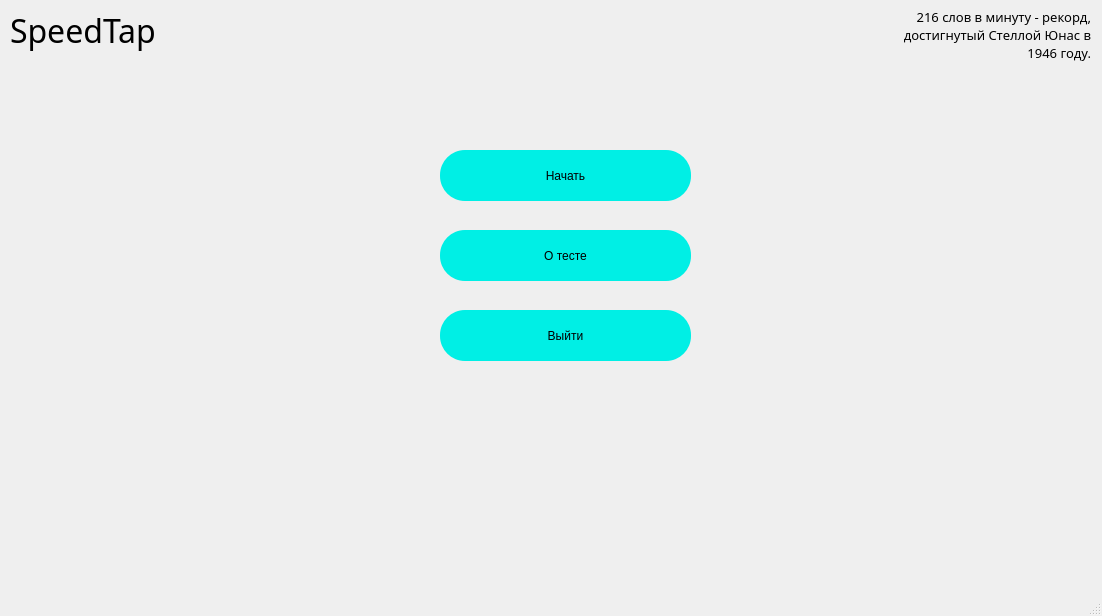
<?xml version="1.0" encoding="UTF-8"?>
<ui version="4.0">
 <class>MainWindow</class>
 <widget class="QMainWindow" name="MainWindow">
  <property name="geometry">
   <rect>
    <x>0</x>
    <y>0</y>
    <width>1102</width>
    <height>616</height>
   </rect>
  </property>
  <property name="windowTitle">
   <string>MainWindow</string>
  </property>
  <property name="styleSheet">
   <string notr="true">border-image: url(A:/IT/Python/PyArea/111/Project/sleepy_mountains-1024x576-MM-90.png)</string>
  </property>
  <widget class="QWidget" name="centralwidget">
   <widget class="QPushButton" name="pushButton">
    <property name="enabled">
     <bool>true</bool>
    </property>
    <property name="geometry">
     <rect>
      <x>440</x>
      <y>150</y>
      <width>251</width>
      <height>51</height>
     </rect>
    </property>
    <property name="mouseTracking">
     <bool>false</bool>
    </property>
    <property name="styleSheet">
     <string notr="true">border-radius: 25px;
font: 25 12pt &quot;Bookman Old Style&quot;;
background-color:rgb(0, 239, 229);
border-image: None;</string>
    </property>
    <property name="text">
     <string>Начать</string>
    </property>
    <property name="autoDefault">
     <bool>false</bool>
    </property>
    <property name="default">
     <bool>true</bool>
    </property>
    <property name="flat">
     <bool>true</bool>
    </property>
   </widget>
   <widget class="QPushButton" name="pushButton_2">
    <property name="geometry">
     <rect>
      <x>440</x>
      <y>230</y>
      <width>251</width>
      <height>51</height>
     </rect>
    </property>
    <property name="styleSheet">
     <string notr="true">border-radius: 25px;
font: 25 12pt &quot;Bookman Old Style&quot;;
background-color:rgb(0, 239, 229);
border-image: None;</string>
    </property>
    <property name="text">
     <string>О тесте</string>
    </property>
    <property name="default">
     <bool>true</bool>
    </property>
    <property name="flat">
     <bool>true</bool>
    </property>
   </widget>
   <widget class="QPushButton" name="pushButton_3">
    <property name="geometry">
     <rect>
      <x>440</x>
      <y>310</y>
      <width>251</width>
      <height>51</height>
     </rect>
    </property>
    <property name="styleSheet">
     <string notr="true">border-radius: 25px;
font: 25 12pt &quot;Bookman Old Style&quot;;
background-color:rgb(0, 239, 229);
border-image: None;</string>
    </property>
    <property name="text">
     <string>Выйти</string>
    </property>
    <property name="default">
     <bool>true</bool>
    </property>
    <property name="flat">
     <bool>true</bool>
    </property>
   </widget>
   <widget class="QLabel" name="label">
    <property name="geometry">
     <rect>
      <x>10</x>
      <y>0</y>
      <width>161</width>
      <height>61</height>
     </rect>
    </property>
    <property name="font">
     <font>
      <family>November</family>
      <pointsize>24</pointsize>
     </font>
    </property>
    <property name="styleSheet">
     <string notr="true">background: transparent;
border-image: None;</string>
    </property>
    <property name="text">
     <string>SpeedTap</string>
    </property>
   </widget>
   <widget class="QLabel" name="label_2">
    <property name="geometry">
     <rect>
      <x>880</x>
      <y>0</y>
      <width>211</width>
      <height>71</height>
     </rect>
    </property>
    <property name="sizePolicy">
     <sizepolicy hsizetype="Preferred" vsizetype="Preferred">
      <horstretch>0</horstretch>
      <verstretch>0</verstretch>
     </sizepolicy>
    </property>
    <property name="baseSize">
     <size>
      <width>100</width>
      <height>0</height>
     </size>
    </property>
    <property name="font">
     <font>
      <family>Segoe Script</family>
     </font>
    </property>
    <property name="layoutDirection">
     <enum>Qt::LeftToRight</enum>
    </property>
    <property name="autoFillBackground">
     <bool>false</bool>
    </property>
    <property name="styleSheet">
     <string notr="true">background: transparent;
border-image: None;
</string>
    </property>
    <property name="text">
     <string>&lt;html&gt;&lt;head/&gt;&lt;body&gt;&lt;p align=&quot;right&quot;&gt;&lt;span style=&quot; font-size:10pt;&quot;&gt;216 слов в минуту - рекорд, достигнутый Стеллой Юнас в 1946 году.&lt;/span&gt;&lt;/p&gt;&lt;/body&gt;&lt;/html&gt;</string>
    </property>
    <property name="alignment">
     <set>Qt::AlignLeading|Qt::AlignLeft|Qt::AlignVCenter</set>
    </property>
    <property name="wordWrap">
     <bool>true</bool>
    </property>
    <property name="openExternalLinks">
     <bool>false</bool>
    </property>
   </widget>
  </widget>
  <widget class="QMenuBar" name="menubar">
   <property name="geometry">
    <rect>
     <x>0</x>
     <y>0</y>
     <width>1102</width>
     <height>21</height>
    </rect>
   </property>
   <property name="styleSheet">
    <string notr="true">border-image: None;</string>
   </property>
  </widget>
  <widget class="QStatusBar" name="statusbar">
   <property name="styleSheet">
    <string notr="true">border-image: None;</string>
   </property>
  </widget>
 </widget>
 <resources/>
 <connections/>
</ui>
